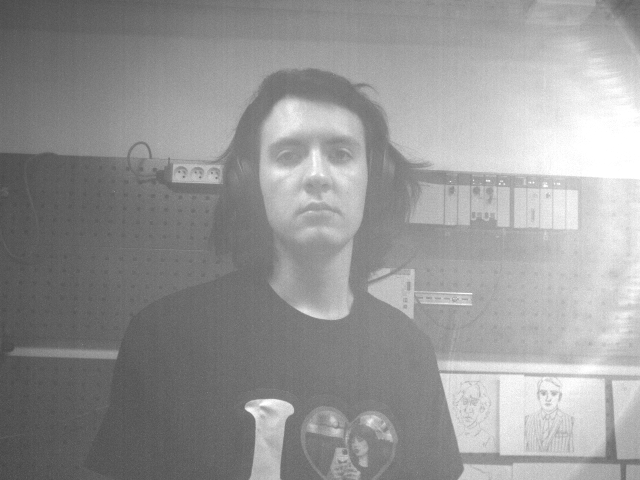
#> input picture image.bmp, 1280 x 960 px (shown at 1/2 size)
$ python -i image_processor.py   (imports and definitions only)
#> lines starting #> are read from the running program, lines starting #| are printed output that depends on the picture; after the words box and inside, x2 and y2 are one past the last pixel; in counts of white or black regions, pixels touching at a corner belong together
"""
Image processing module for edge detection and contour extraction.

This module provides the ImageProcessor class which handles OpenCV operations
for converting images into robot-drawable paths. Features include:

- Edge detection using Canny algorithm
- Contour extraction and simplification
- Path deduplication and connection
- Optional TSP optimization for path ordering
- Multiple precision levels for different use cases

The module is designed for robotics applications where images need to be
converted into optimal drawing paths for robotic systems.

"""
import cv2
import numpy as np
import os


class ImageProcessor:
    """
    Image processing class for edge detection and contour extraction.

    Handles OpenCV operations and filtering for robot drawing applications.
    Supports TSP optimization for optimal path ordering when enabled.
    """

    # Default precision factors for contour simplification
    DEFAULT_PRECISION_FACTORS = {
        "highest": 0.0000002,
        "high": 0.0008,
        "medium": 0.002,
        "low": 0.005
    }

    # Edge detection parameters
    CANNY_LOW_THRESHOLD = 50
    CANNY_HIGH_THRESHOLD = 100
    GAUSSIAN_KERNEL_SIZE = (5, 5)
    GAUSSIAN_SIGMA = 3

    # Threshold detection parameters
    THRESHOLD_VALUE = 220

    # Adaptive threshold parameters
    ADAPTIVE_MAX_VALUE = 255
    ADAPTIVE_BLOCK_SIZE = 11  # Must be odd number (larger = less sensitive)
    ADAPTIVE_C = 2  # Constant subtracted from mean (higher = less sensitive)

    # Adaptive threshold precision adjustments
    ADAPTIVE_PRECISION_ADJUSTMENTS = {
        "highest": {"block_size": 7, "c": 1},  # Most sensitive
        #"highest": {"block_size": 15, "c": 3},   # More selective, fewer contours
        "high": {"block_size": 21, "c": 5},      # Balanced
        "medium": {"block_size": 31, "c": 8},    # Less sensitive
        "low": {"block_size": 41, "c": 12}       # Much less sensitive, cleanest
    }

    # Contour filtering parameters
    MIN_CONTOUR_LENGTH = 10
    DEFAULT_DISTANCE_THRESHOLD = 2.0
    DEFAULT_MAX_GAP = 3

    def __init__(self, enable_tsp=True):
        """
        Initialize ImageProcessor with optional TSP optimization control.

        Args:
            enable_tsp (bool): Whether to use TSP optimization for path ordering.
                              If False, contours will be processed in original order.
        """
        self.precision_factors = self.DEFAULT_PRECISION_FACTORS.copy()
        self.enable_tsp = enable_tsp

    def load_and_process_image(self, image_path, precision="high", enable_tsp=None, detection_method="threshold", protect_logo=False):
        """
        Load image and extract edge following paths for optimal robot drawing.

        Args:
            image_path: Path to the image file
            precision: Edge detection precision ("highest", "high", "medium", "low")
            enable_tsp: Override TSP setting for this operation. If None, uses instance setting.
            detection_method: Edge detection method ("canny", "threshold", or "adaptive")
            protect_logo: If True, disables border cropping and frame filtering (for logo processing)
        """
        # Temporarily override TSP setting if specified
        original_tsp_setting = self.enable_tsp
        if enable_tsp is not None:
            self.enable_tsp = enable_tsp

        try:
            result = self.extract_edge_following_path(image_path, precision, detection_method, protect_logo)
            return result
        finally:
            # Restore original TSP setting
            self.enable_tsp = original_tsp_setting

    def extract_edge_following_path(self, image_path, precision="high", detection_method="threshold", protect_logo=False):
        """
        Extract edge pixels as sequential paths for robot to follow edges directly.

        This method processes an image to extract contours suitable for robot drawing:
        1. Converts image to grayscale and applies Gaussian blur
        2. Detects edges using Canny algorithm, threshold method, adaptive threshold, or Canny+fill+threshold
        3. Thins edges to single-pixel width (for Canny)
        4. Finds and filters contours
        5. Applies precision-based simplification
        6. Optionally applies TSP optimization for path ordering

        Args:
            image_path (str): Path to the image file to process
            precision (str): Edge detection precision level
                           ("highest", "high", "medium", "low")
            detection_method (str): Edge detection method ("canny", "threshold", or "adaptive")
            protect_logo (bool): If True, disables border cropping and frame filtering (for logo processing)

        Returns:
            dict: Dictionary containing:
                - 'contours': List of simplified contour paths
                - 'image_shape': Shape of the processed edge image
                - 'simplification_factor': Factor used for contour simplification
            None: If image loading or processing fails
        """
#> called with image_path = 'image.bmp', precision = 'high', detection_method = 'threshold', protect_logo = False
        if not os.path.exists(image_path):
            print(f"Error: Image file {image_path} not found")
            return None

        try:
            # Load image
            image = cv2.imread(image_path)
#> image is the input picture: shape (960, 1280, 3); min 59, max 255, mean 150.4
            if image is None:
                print(f"Error: Could not load image {image_path}")
                return None

            # Flip image 180 degrees (rotate around center)
            image = cv2.rotate(image, cv2.ROTATE_180)
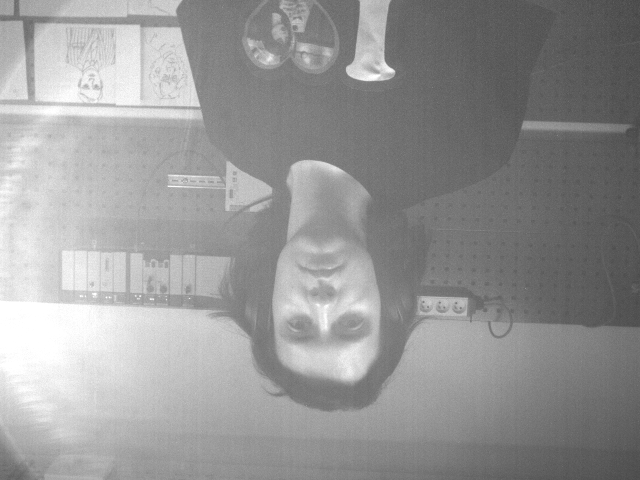
#> image: shape (960, 1280, 3) (shown at 1/2 size); min 59, max 255, mean 150.4
            # mirror horizontally
            image = cv2.flip(image, 1)
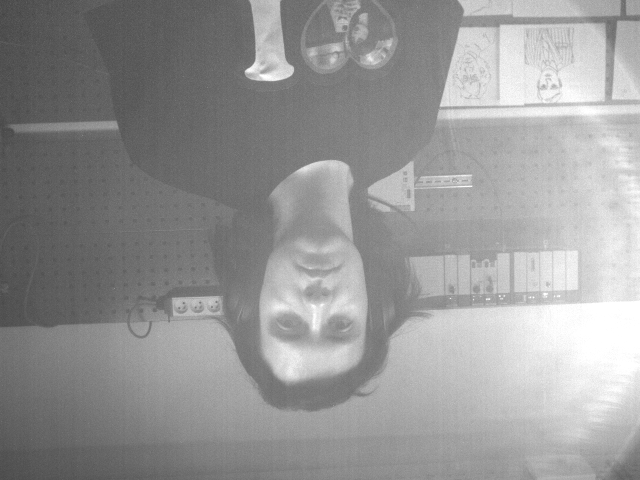
#> image: shape (960, 1280, 3) (shown at 1/2 size); min 59, max 255, mean 150.4

            # SOLUTION: Add white border padding to prevent edge detection
            # This is better than cropping because it preserves all content
            if not protect_logo:
                border_padding = 20  # Pixels of white padding to add
                if border_padding > 0:
                    # Add white border padding around the entire image
                    image = cv2.copyMakeBorder(image, border_padding, border_padding,
                                             border_padding, border_padding,
                                             cv2.BORDER_CONSTANT, value=[255, 255, 255])
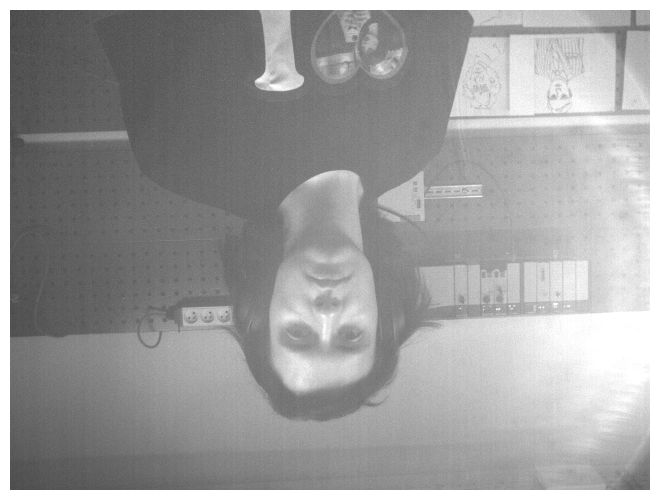
#> image: shape (1000, 1320, 3) (shown at 1/2 size); min 59, max 255, mean 157.6
                    print(f"Added {border_padding}px white padding to prevent edge detection")
            else:
                print("Logo mode: Skipping border padding to preserve exact logo dimensions")

            print(f"Loaded and flipped image 180°: {image.shape} pixels")
#| Loaded and flipped image 180°: (1000, 1320, 3) pixels
            print(f"Precision mode: {precision}")
            print(f"Detection method: {detection_method}")

            # Convert to grayscale and apply edge detection
            gray = cv2.cvtColor(image, cv2.COLOR_BGR2GRAY)

            # Apply Gaussian blur to reduce noise before edge detection
            gray = cv2.GaussianBlur(gray, self.GAUSSIAN_KERNEL_SIZE, self.GAUSSIAN_SIGMA)
            gray = cv2.medianBlur(gray, 5)
            # Apply detection method based on user choice
            if detection_method.lower() == "canny":
                # Apply Canny edge detection
                edges = cv2.Canny(gray, self.CANNY_LOW_THRESHOLD, self.CANNY_HIGH_THRESHOLD)

                # Thin the edges to single pixel width to avoid parallel contours
                edges = self._thin_edges(edges)

                # Apply morphological operations to connect nearby broken edges
                kernel = cv2.getStructuringElement(cv2.MORPH_ELLIPSE, (3, 3))
                edges = cv2.morphologyEx(edges, cv2.MORPH_CLOSE, kernel, iterations=1)
            elif detection_method.lower() == "adaptive":
                # Apply adaptive threshold - great for varying lighting conditions
                # Adjust parameters based on precision level
                adaptive_params = self.ADAPTIVE_PRECISION_ADJUSTMENTS.get(precision,
                                    self.ADAPTIVE_PRECISION_ADJUSTMENTS["high"])
                block_size = adaptive_params["block_size"]
                c_value = adaptive_params["c"]

                # Use Gaussian adaptive threshold instead of mean - much faster and smoother results
                edges = cv2.adaptiveThreshold(gray, self.ADAPTIVE_MAX_VALUE,
                                            cv2.ADAPTIVE_THRESH_GAUSSIAN_C, cv2.THRESH_BINARY,
                                            block_size, c_value)
                print(f"Adaptive threshold (Gaussian): block_size={block_size}, C={c_value}")
            else:  # threshold method (default)
                # Apply binary threshold with OTSU for automatic threshold selection
                ret, edges = cv2.threshold(gray, self.THRESHOLD_VALUE, 255, cv2.THRESH_BINARY + cv2.THRESH_OTSU)
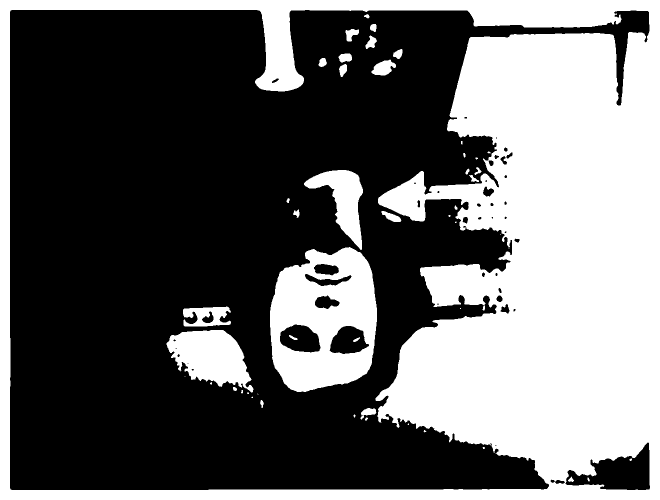
#> edges: shape (1000, 1320) (shown at 1/2 size); 40.2% white; 49 white regions (16 under 20 px)
#> ret = 166

            # Use OpenCV's contour detection
            # RETR_LIST gets all contours, CHAIN_APPROX_SIMPLE simplifies the contour
            contours, _ = cv2.findContours(edges, cv2.RETR_LIST, cv2.CHAIN_APPROX_SIMPLE)
#> contours = 96 contours, 33 with area under 20; largest, box (x1, y1, x2, y2) and area: (0, 0, 1320, 1000) 1317681, (19, 19, 1300, 981) 853878, (540, 494, 754, 784) 50482, (333, 660, 507, 785) 13072, (1130, 884, 1301, 981) 8706

            if not contours:
                print("No edge contours found in image")
                return None

            print(f"Found {len(contours)} edge contours")
#| Found 96 edge contours

            # Filter contours to remove very small ones (noise)
            # With border padding, most edge contours should already be eliminated
            min_length = self.MIN_CONTOUR_LENGTH
            if detection_method.lower() == "adaptive":
                min_length = max(20, self.MIN_CONTOUR_LENGTH * 2)  # More aggressive filtering for adaptive

                # Also filter by area for adaptive threshold to remove tiny noise contours
                filtered_contours = []
                for c in contours:
                    if len(c) >= min_length and cv2.contourArea(c) >= 50:  # Minimum area threshold
                        # Optional: still check for border contours if not protecting logo (but should be rare now)
                        if protect_logo or not self._is_border_contour(c, edges.shape):
                            filtered_contours.append(c)
            else:
                filtered_contours = []
                for c in contours:
                    if len(c) >= min_length:
                        # Optional: still check for border contours if not protecting logo (but should be rare now)
                        if protect_logo or not self._is_border_contour(c, edges.shape):
                            filtered_contours.append(c)
#> this loop made 96 passes
#> c on passes 16, 21, 34, 45, 48: [[515, 787], [515, 788], [516, 788]], [[369, 753], [370, 753]], [[920, 616], [920, 617], [921, 617], [921, 616]], [[1017, 495], [1017, 496], [1018, 496], [1018, 495]], [[1001, 468], [1001, 469]]
#> after the loop, filtered_contours = 57 contours, 4 with area under 20; largest, box (x1, y1, x2, y2) and area: (19, 19, 1300, 981) 853878, (540, 494, 754, 784) 50482, (333, 660, 507, 785) 13072, (1130, 884, 1301, 981) 8706, (608, 340, 726, 500) 7711

            print(f"Filtered to {len(filtered_contours)} contours with >= {min_length} points (border padding should prevent most edge issues)")
#| Filtered to 57 contours with >= 10 points (border padding should prevent most edge issues)

            # Apply precision-based simplification
            simplification_factor = self.precision_factors.get(precision, 0.0008)
            simplified_paths = []

            for contour in filtered_contours:
                # Simplify contour based on precision
                epsilon = simplification_factor * cv2.arcLength(contour, False)
                simplified = cv2.approxPolyDP(contour, epsilon, False)

                if len(simplified) >= 2:  # Keep paths with at least 2 points
                    simplified_paths.append(simplified)
#> this loop made 57 passes
#> epsilon on passes 1 to 12: 0.0406, 0.0184, 0.014, 0.0256, 0.464, 0.0121, 0.0769, 0.0294, 0.0172, 0.0111, 0.0266, 0.0318
#> after the loop, simplified_paths = 57 contours, 4 with area under 20; largest, box (x1, y1, x2, y2) and area: (21, 20, 1296, 980) 849006, (540, 494, 754, 784) 50479, (333, 660, 507, 785) 13072, (1130, 884, 1301, 981) 8699, (608, 340, 726, 500) 7712

            # Sort by contour length (longest first) to prioritize main edges
            simplified_paths.sort(key=lambda x: cv2.arcLength(x, False), reverse=True)

            print(f"Created {len(simplified_paths)} edge-following paths")
#| Created 57 edge-following paths
            total_points = sum(len(path) for path in simplified_paths)
#> total_points = 2205
            print(f"Total points after simplification: {total_points}")
#| Total points after simplification: 2205

            return {
                'contours': simplified_paths,
                'image_shape': edges.shape,
                'simplification_factor': simplification_factor
            }

        except Exception as e:
            print(f"Error extracting edge following path: {e}")
            return None

    def _is_border_contour(self, contour, image_shape):
        """
        Check if a contour touches the image borders (likely a frame contour).

        Args:
            contour: OpenCV contour
            image_shape: Shape of the image (height, width)

        Returns:
            True if contour touches borders and should be filtered out
        """
        height, width = image_shape
        border_margin = 5  # Pixels from edge to consider as "border"

        # Get contour points
        points = contour.reshape(-1, 2)

        # Check if any points are near the borders
        for x, y in points:
            # Check if point is near any border
            if (x <= border_margin or x >= width - border_margin or
                y <= border_margin or y >= height - border_margin):

                # Additional check: if contour is very large relative to image, it's likely a frame
                contour_area = cv2.contourArea(contour)
                image_area = width * height

                # If contour covers more than 20% of image area and touches border, it's likely a frame
                if contour_area > (image_area * 0.2):
                    return True

                # If contour has points spanning most of the image width/height, it's likely a frame
                x_coords = points[:, 0]
                y_coords = points[:, 1]
                x_span = np.max(x_coords) - np.min(x_coords)
                y_span = np.max(y_coords) - np.min(y_coords)

                if (x_span > width * 0.8 or y_span > height * 0.8):
                    return True

        return False

    # [173 lines left out: functions _thin_edges, _calculate_tour_distance_closed, get_edges_for_visualization, add_logo_to_image, not called in this run]

>>> result = ImageProcessor().load_and_process_image('image.bmp')
#> in load_and_process_image, `result = self.extract_edge_following_path(image_path, precision, detec..`: result = 3 items
#> in load_and_process_image, `self.enable_tsp = original_tsp_setting`: self.enable_tsp = True
